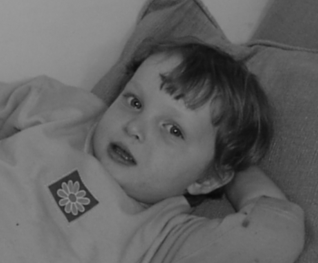
#> input picture picture/example.bmp, 318 x 263 px, found by its file name
$ python test1.py
#> lines starting #> are read from the running program, lines starting #| are printed output that depends on the picture
#> further down, original is the input picture: shape (263, 318, 3); min 7, max 154, mean 98.7
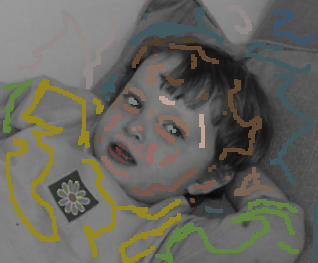
#> input picture picture/example_marked.bmp, 318 x 263 px, found by its file name
#> further down, marked is the input picture: shape (263, 318, 3); mean B, G, R 93.6, 101.9, 102.4
import numpy as np
import cv2 as cv

def edge_demo(image):
    blurred = cv.GaussianBlur(image, (3, 3), 0)
    gray = cv.cvtColor(blurred, cv.COLOR_RGB2GRAY)
    xgrad = cv.Sobel(gray, cv.CV_16SC1, 1, 0) #x方向梯度
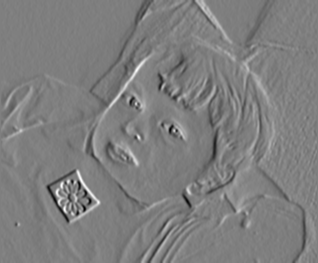
#> xgrad: shape (263, 318) int16; min -202, max 202, mean -1.1; drawn with min black and max white
    ygrad = cv.Sobel(gray, cv.CV_16SC1, 0, 1) #y方向梯度
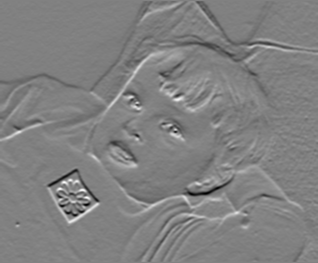
#> ygrad: shape (263, 318) int16; min -215, max 209, mean -0.4; drawn with min black and max white
    edge_output = cv.Canny(xgrad, ygrad, 10, 30)
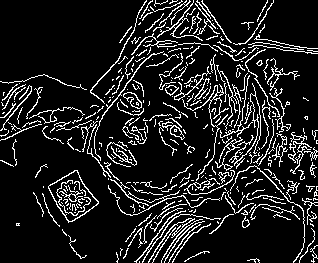
#> edge_output: shape (263, 318); 12.5% white in thin lines or dots
    # edge_output = cv.Canny(xgrad, ygrad, 20, 60)
    # edge_output = cv.Canny(gray, 20, 60)
    cv.imshow("Canny Edge", edge_output)
    dst = cv.bitwise_and(image, image, mask= edge_output)
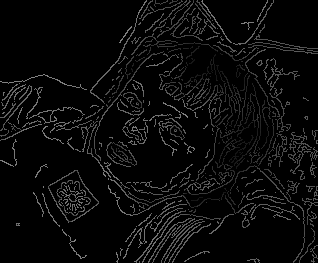
#> dst: shape (263, 318, 3); min 0, max 135, mean 10.2
    cv.imshow("Color Edge", dst)
    cv.waitKey()

original = cv.imread("picture\example.bmp")
marked = cv.imread("picture\example_marked.bmp")
edge_demo(original)
